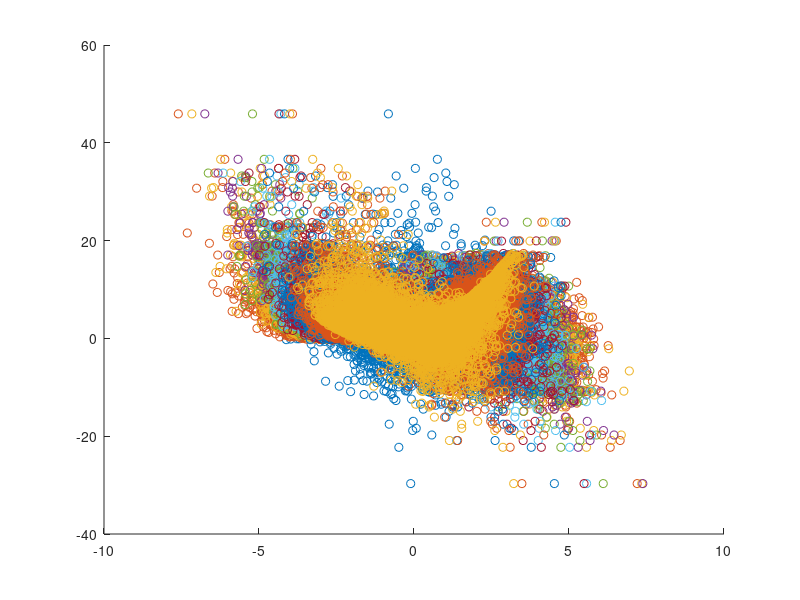
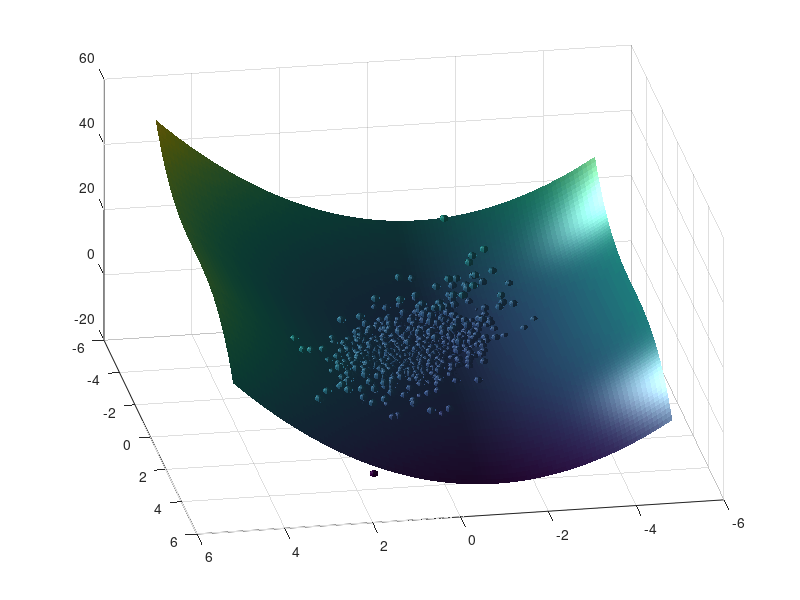

Reproduce these figures in MATLAB, in order. (Note: this script raises an error after producing the figures.)
%% TEST FILE FOR ILLUSTRATION

% This file show how the internal predia files are used in a test example.

clear all
n_mc = 50000;

%%%%%%%%%%%%%%%%%%%%%%%%%%%%%%%%%%%%%%%%%%%%%%%%%%%%%%%%%%%%%%%%%%%%%%%%%%
%%% SIMPLE NON LINEAR MODEL %%%%%%%%%%%%%%%%%%%%%%%%%%%%%%%%%%%%%%%%%%%%%%
% with relevant parameters 1 and 7
% other parameter are only pseudo parameter
% parameter 10 is independent to the output
input = randn(1,n_mc);
%simluation different less dependent input parameter
for i= 2:9
    input(i,:) = input(i-1,:) + randn(1,n_mc).*0.5;
end
input(10,:) =randn(1,n_mc);

% inputs are observable quanties, for which an measurement error needs to
% be defined for the latter data worth analysis
meas_err_std(1:4)  = 0.8
meas_err_std(5:10) = 0.3

% model prediction
output = (input(1,:)+1).^2 - (.5 .* input(7,:) + randn(1,n_mc).* .25).^3 + randn(1,n_mc).* 0.2;
%%%%%%%%%%%%%%%%%%%%%%%%%%%%%%%%%%%%%%%%%%%%%%%%%%%%%%%%%%%%%%%%%%%%%%%%%%
%%%%%%%%%%%%%%%%%%%%%%%%%%%%%%%%%%%%%%%%%%%%%%%%%%%%%%%%%%%%%%%%%%%%%%%%%%
    figure(1)
    clf
    hold on
for i = 1:10

    scatter(input(11-i,:),output)
end

[X1,X2] = meshgrid(-5:.1:5,-5:.1:5)
%%
figure(4)
clf
surf(X1,X2,(X1+1).^2 - (.5 .* X2).^3)
[X,Y,Z] = sphere(10);
X = X./10;
Y = Y./10;

hold on
for i = 1:1000
    surf(input(1,i)+X,input(5,i)+Y,output(i)+Z)
end
shading flat
light
view(-190,37)
% scatter3(input(1,:),input(5,:),output,50,output,'filled')
%% single measurement
ctrl = [];
% ctrl.no_err_marg = 0;


% Evaluation of the prior variance of the model output
prior_var = var(output);

% Evaluation of the posterior variance of the model output conditional on the input data 1 to 10
for i= 1:10
    [cond_var(i),ESS] = expect_cond_var_predia(ctrl, input(i,:),input(i,1:2000), meas_err_std(i),output);
end

% Plotting
figure(2)
hold on
plot(prior_var- cond_var)
ylim([0 5])
xlabel('given input')
ylabel('variance reduction')
legend('one obs.')
grid on

%% two measurements


for i= 1:10
    comb_input = input([1 i],:);  % fixed first observation in combination of any other observations
    [cond_var_comb2(i),ESS] = expect_cond_var_predia(ctrl, comb_input ,comb_input(:,1:2000), meas_err_std([1,i]) ,output);
end

figure(2)
hold on

plot(1:10,prior_var- cond_var_comb2(1:10),'r')
xlabel('given input')
ylabel('variance reduction')

legend({'one obs.','two obs.'})